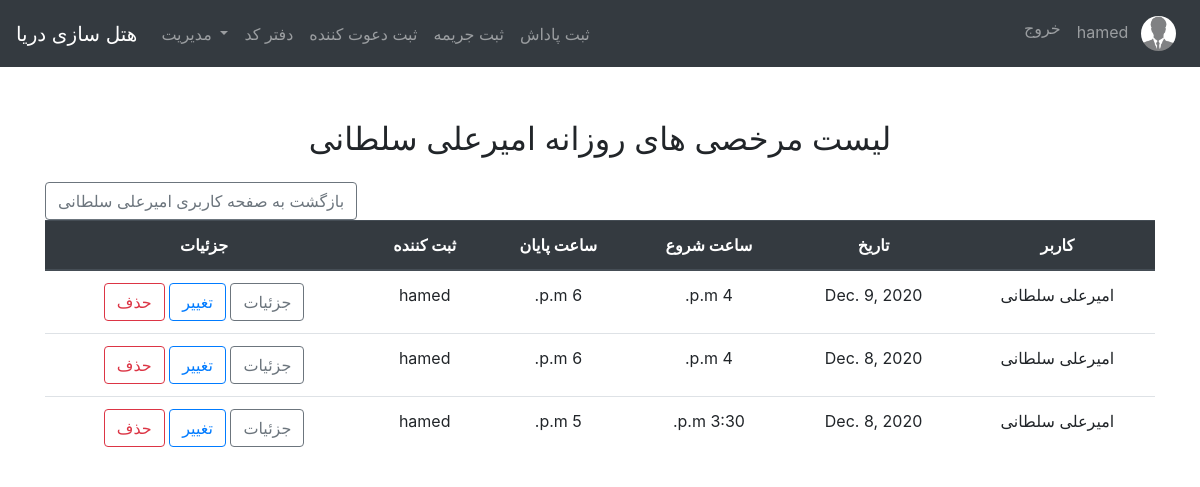
/hourlyofftime_list/1/ (signed in), run on an earlier commit of the app's database.
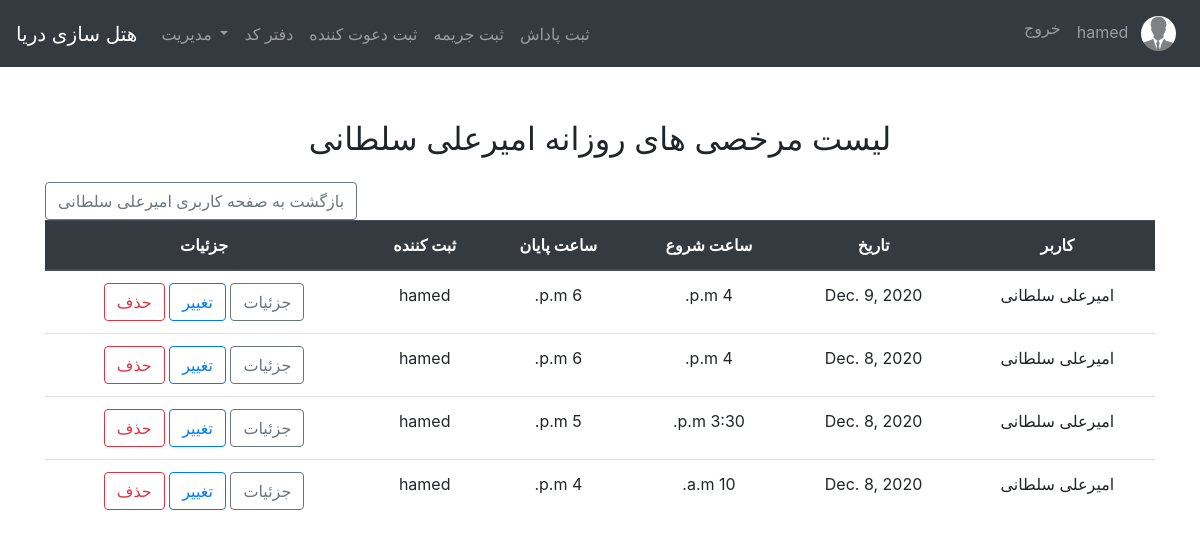
And on a later commit of the database.
### users/models.py (models this page shows, shortened)
class Profile(models.Model):
    user = models.OneToOneField(User, on_delete=models.CASCADE)
    image = models.ImageField(default='default.jpg', upload_to='profile_pics')

### inviters/models.py (models this page shows, shortened)
class HourlyOffTime(models.Model):
    inviter = models.ForeignKey(Inviter, on_delete=models.CASCADE)
    date = models.DateField(default=datetime.date.today)
    start_time = models.TimeField()
    end_time = models.TimeField()
    description = models.TextField(null=True, blank=True)
    user = models.ForeignKey(User, on_delete=models.PROTECT)
    class Meta:
        unique_together = ['inviter', 'date', 'start_time', 'end_time', 'description']

class Inviter(models.Model):
    first_name = models.CharField(max_length=100)
    last_name = models.CharField(max_length=100)
    date_of_hired = models.DateTimeField(default=timezone.now)
    date_of_fired = models.DateTimeField(null=True, blank=True)
    date_of_start_esurance = models.DateTimeField(null=True, blank=True)
    date_of_end_esurance = models.DateTimeField(null=True, blank=True)
    is_ensured = models.BooleanField(default=False)
    is_fired = models.BooleanField(default=False)
    phone_num = models.CharField(max_length=11, unique=True)
    company = models.ForeignKey(Company, on_delete=models.PROTECT)
    user = models.ForeignKey(User, on_delete=models.PROTECT)

### inviters/views.py (the view)
# urls.py: path('hourlyofftime_list/<int:inviter_id>/', HourlyOffTimeListView.as_view(), name="hourlyofftime_list"),
class HourlyOffTimeListView(LoginRequiredMixin, ListView):
    model = HourlyOffTime
    ordering = ['-date']
    paginate_by = 10
    def get_queryset(self):
        inviter_id = get_object_or_404(Inviter, id=self.kwargs.get('inviter_id'))
        return HourlyOffTime.objects.filter(inviter=inviter_id).order_by('-date')

### inviters/templates/inviters/hourlyofftime_list.html
{% extends 'base.html' %}
{% block content %}
    {% if object_list %}
        <h2 class="mb-4">
            <center>
                لیست مرخصی های روزانه
                 {{ object_list.first.inviter.first_name }} {{ object_list.first.inviter.last_name }}
            </center>
        </h2>
        <a class="btn btn-outline-secondary" href="{% url 'inviter_detail' object_list.first.inviter.id %}">بازگشت به
            صفحه کاربری {{ object_list.first.inviter.first_name }} {{ object_list.first.inviter.last_name }} </a>
        <table class="table" dir="rtl">
            <thead class="thead-dark">
            <tr>
                <th scope="col">
                    <center>کاربر</center>
                </th>
                <th scope="col">
                    <center>تاریخ</center>
                </th>
                <th scope="col">
                    <center>ساعت شروع</center>
                </th>
                <th scope="col">
                    <center>ساعت پایان</center>
                </th>
                <th scope="col">
                    <center>ثبت کننده</center>
                </th>
                <th scope="col">
                    <center>جزئیات</center>
                </th>
            </tr>
            </thead>
            <tbody>
            {% for offtime in object_list %}
                <tr>
                    <td>
                        <center>{{ offtime.inviter.first_name }} {{ offtime.inviter.last_name }}</center>
                    </td>
                    <td>
                        <center>{{ offtime.date }}</center>
                    </td>
                    <td>
                        <center>{{ offtime.start_time }}</center>
                    </td>
                    <td>
                        <center>{{ offtime.end_time }}</center>
                    </td>
                    <td>
                        <center>{{ offtime.user }}</center>
                    </td>
                    <td>
                        <center>
                            <a class="btn btn-outline-secondary" href="{% url 'hourlyofftime_detail' offtime.id %}">
                                جزئیات
                            </a>
                            <a class="btn btn-outline-primary" href="{% url 'hourlyofftime_update' offtime.id %}">
                                تغییر
                            </a>
                            <a class="btn btn-outline-danger" href="{% url 'hourlyofftime_delete' offtime.id %}">
                                حذف
                            </a>
                        </center>
                    </td>
                </tr>
            {% endfor %}
            </tbody>
        </table>
    {% else %}
        <p class="alert alert-secondary">مرخصی ساعتی وجود ندارد</p>
    {% endif %}
    </div>
{% endblock %}

### inviters/templates/base.html (shortened to what this page needs)
<!doctype html>
<html lang="en">
<head>
    <link rel="stylesheet" href="https://cdn.jsdelivr.net/npm/bootstrap@4.5.3/dist/css/bootstrap.min.css"
>
</head>
<body>
<nav class="navbar navbar-expand-lg navbar-dark bg-dark fixed-top">
    <a class="navbar-brand" href="/">هتل سازی دریا</a>
    <div class="collapse navbar-collapse" id="navbarNav">
        {% if user.is_authenticated %}
            <ul class="navbar-nav mr-auto">
                {% if user.is_superuser %}
                    <li class="nav-item dropdown">
                        <a class="nav-link dropdown-toggle" href="#" id="navbarDropdown" role="button"
                           data-toggle="dropdown" aria-haspopup="true" aria-expanded="false">
                            مدیریت
                        </a>
                    </li>
                {% endif %}
                <li class="nav-item">
                    <a class="nav-link" href="{% url 'daftarcode' %}">دفتر کد</a>
                </li>
                <li class="nav-item">
                    <a class="nav-link" href="{% url 'inviter_new' %}">ثبت دعوت کننده</a>
                </li>
            <li class="nav-item">
                    <a class="nav-link" href="{% url 'penalty_new' %}">ثبت جریمه</a>
                </li>
            <li class="nav-item">
                    <a class="nav-link" href="{% url 'reward_new' %}">ثبت پاداش</a>
                </li>
            </ul>
        {% endif %}
        <ul class="navbar-nav ml-auto">
            {% if user.is_authenticated %}
                <li class="nav-item">
                    <a class="nav-link" href="{% url 'logout' %}">خروج</a>
                </li>
                <li class="nav-item">
                    <a class="nav-link" href="{% url 'profile' %}">
                        {{ user.username }}
                        <img class="rounded-circle z-depth-0 ml-2"
                             alt="avatar image"
                             height="35"
                             src="{{ user.profile.image.url }}">
                    </a>
                </li>
            {% else %}
                <li class="nav-item">
                    <a class="nav-link" href="{% url 'login' %}">ورود</a>
                </li>
            {% endif %}
        </ul>
    </div>
</nav>
<br><br><br><br>
<main role="main" class="container mb-4">
    <div class="row mt-4">
        <div class="col-md-12">
            {% block content %}
            {% endblock %}
        </div>
</main>
</body>
</html>

What changed in the data, as far as the page shows it:
added HourlyOffTime: inviter.first_name "امیرعلی", inviter.last_name "سلطانی", date "Dec. 8, 2020", start_time "10 a.m.", end_time "4 p.m.", user "hamed"
